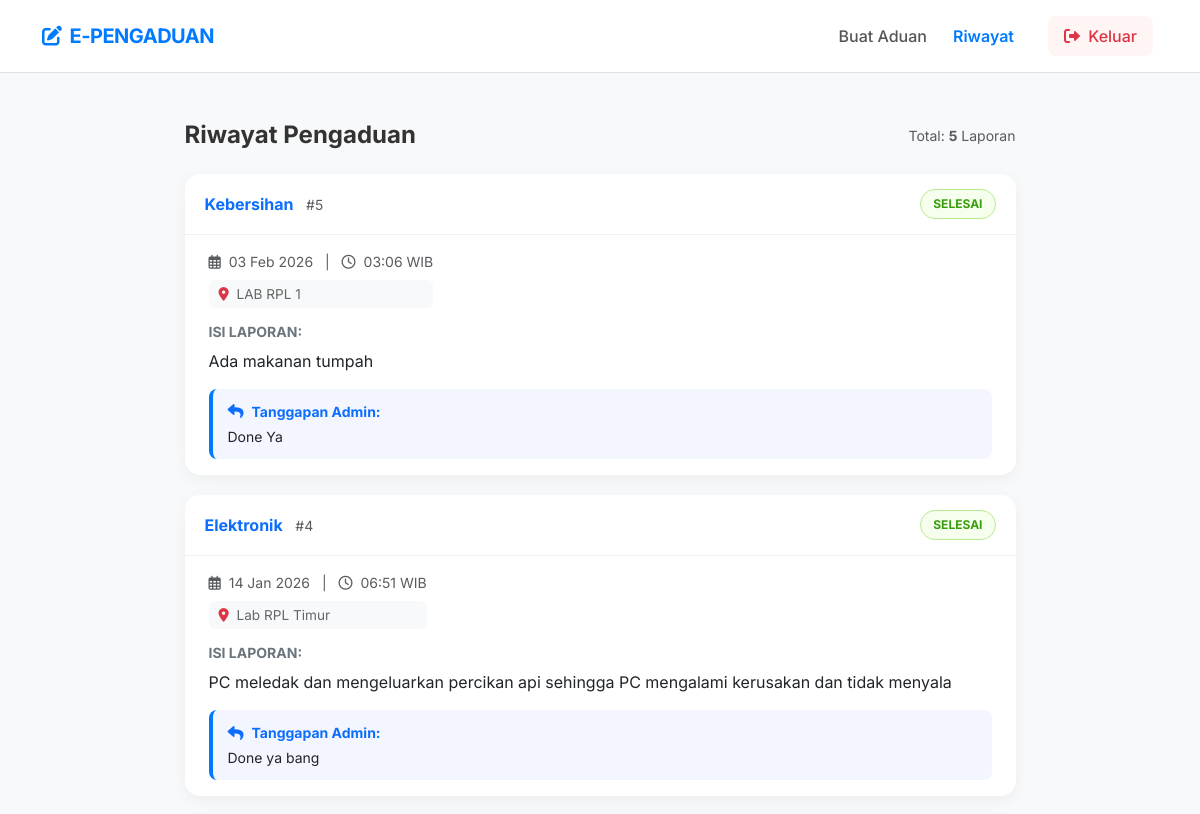
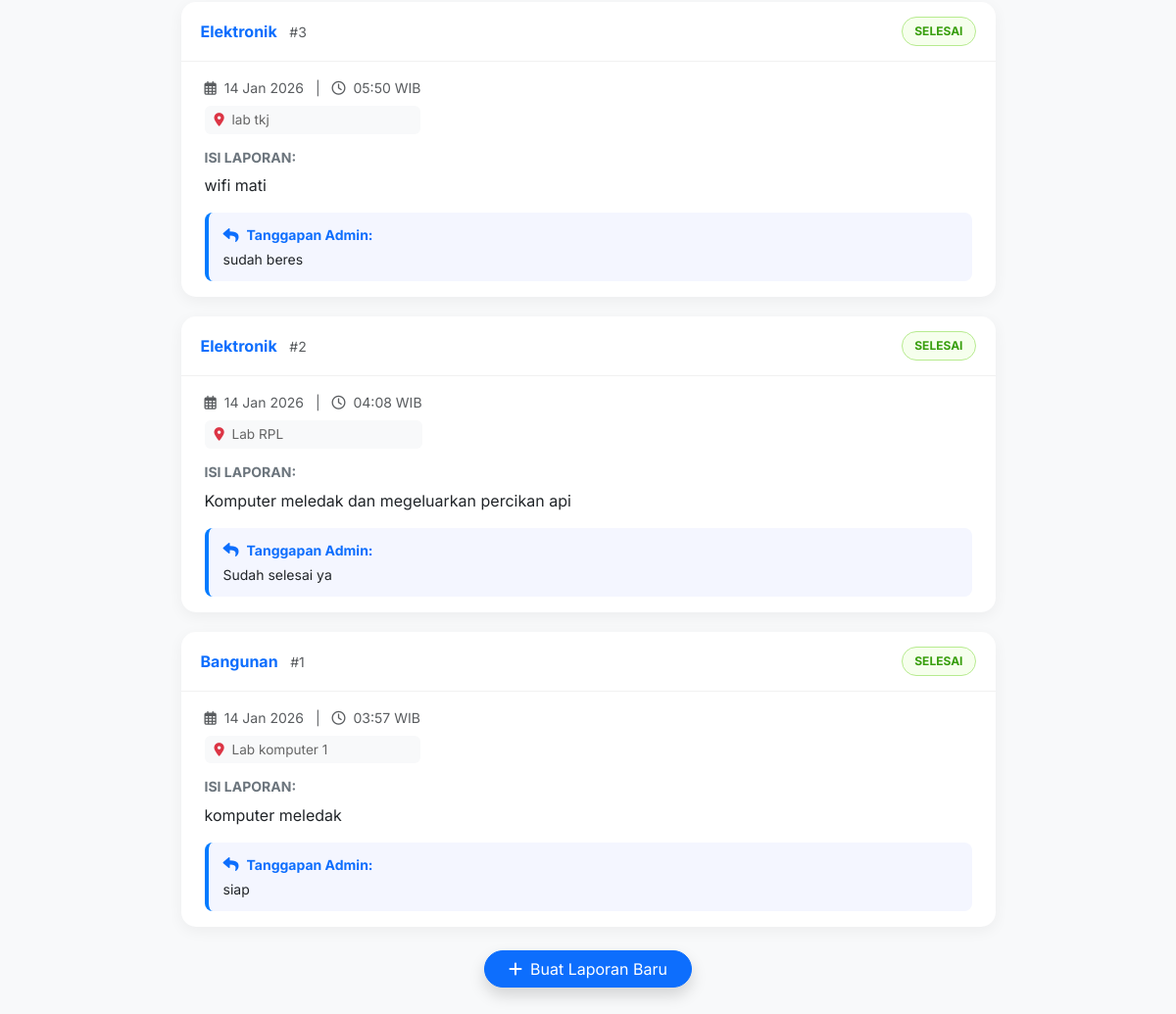
The app's page /siswa/riwayat.php (signed in) with its own data (2 pictures, top to bottom).
### tables this page shows
CREATE TABLE `aspirasi` (
  `id_aspirasi` int NOT NULL,
  `nis` char(10) DEFAULT NULL,
  `id_kategori` int DEFAULT NULL,
  `lokasi` varchar(100) DEFAULT NULL,
  `keterangan` text,
  `foto` varchar(255) DEFAULT NULL,
  `status` enum('menunggu','proses','selesai') DEFAULT 'menunggu',
  `feedback` text,
  `tanggal_pelaporan` timestamp NOT NULL DEFAULT CURRENT_TIMESTAMP
);

CREATE TABLE `kategori` (
  `id_kategori` int NOT NULL,
  `keterangan_kategori` varchar(100) NOT NULL
);

### siswa/riwayat.php (the view, shortened to what this page needs)
<?php
include '../config/koneksi.php';
$nis_user = $_SESSION['user'];
?>
<!DOCTYPE html>
<html lang="en">
<head>
    <link href="https://cdn.jsdelivr.net/npm/bootstrap@5.3.0/dist/css/bootstrap.min.css" rel="stylesheet">
    <link rel="stylesheet" href="https://cdnjs.cloudflare.com/ajax/libs/font-awesome/6.0.0/css/all.min.css">
    <link rel="stylesheet" href="../style/riwayat.css">
</head>
<body>
    <nav class="navbar navbar-expand-lg sticky-top">
        <div class="container">
            <a class="navbar-brand" href="#">
                <i class="fas fa-edit me-2"></i>E-PENGADUAN
            </a>
            <div class="collapse navbar-collapse" id="navbarNav">
                <div class="navbar-nav ms-auto align-items-center">
                    <a class="nav-link" href="form_aspirasi.php">Buat Aduan</a>
                    <a class="nav-link active" href="riwayat.php">Riwayat</a>
                    <div class="ms-lg-3">
                        <a class="nav-link btn-logout px-3" href="../logout.php">
                            <i class="fas fa-sign-out-alt me-1"></i> Keluar
                        </a>
                    </div>
                </div>
            </div>
        </div>
    </nav>
    <div class="container my-5">
        <div class="row justify-content-center">
            <div class="col-lg-9">
                <div class="d-flex align-items-center justify-content-between mb-4">
                    <h4 class="fw-bold mb-0">Riwayat Pengaduan</h4>
                    <span class="text-muted small">Total: <strong><?= mysqli_num_rows(mysqli_query($conn, "SELECT id_aspirasi FROM aspirasi WHERE nis='$nis_user'")); ?></strong> Laporan</span>
                </div>
                <?php
                $query = mysqli_query($conn, "SELECT a.*, k.keterangan_kategori FROM aspirasi a
                                              JOIN kategori k ON a.id_kategori = k.id_kategori
                                              WHERE a.nis = '$nis_user' ORDER BY a.id_aspirasi DESC");
                while ($d = mysqli_fetch_array($query)) {
                    $statusClass = 'status-' . $d['status'];
                ?>
                    <div class="card card-aspirasi">
                        <div class="card-aspirasi-header">
                            <div>
                                <span class="text-primary fw-bold me-2"><?= $d['keterangan_kategori'] ?></span>
                                <span class="text-muted small">#<?= $d['id_aspirasi'] ?></span>
                            </div>
                            <span class="badge-status <?= $statusClass ?>">
                                <?= strtoupper($d['status']) ?>
                            </span>
                        </div>
                        <div class="card-body px-4 py-3">
                            <div class="d-flex justify-content-between align-items-start mb-3">
                                <div>
                                    <div class="small text-muted mb-1">
                                        <i class="far fa-calendar-alt me-1"></i> <?= date('d M Y', strtotime($d['tanggal_pelaporan'])) ?>
                                        <span class="mx-2">|</span>
                                        <i class="far fa-clock me-1"></i> <?= date('H:i', strtotime($d['tanggal_pelaporan'])) ?> WIB
                                    </div>
                                    <div class="location-tag mt-2">
                                        <i class="fas fa-map-marker-alt text-danger me-1"></i> <?= $d['lokasi'] ?>
                                    </div>
                                </div>
                            </div>
                            <div class="content-text mb-3">
                                <h6 class="fw-bold small text-uppercase mb-2 text-secondary">Isi Laporan:</h6>
                                <p class="mb-0"><?= nl2br($d['keterangan']) ?></p>
                            </div>
                            <?php if ($d['feedback']): ?>
                                <div class="feedback-box">
                                    <div class="d-flex align-items-center mb-1 text-primary">
                                        <i class="fas fa-reply me-2"></i>
                                        <span class="fw-bold small">Tanggapan Admin:</span>
                                    </div>
                                    <p class="mb-0 small text-dark"><?= $d['feedback'] ?></p>
                                </div>
                            <?php else: ?>
                                <div class="mt-3 py-2 border-top text-center">
                                    <small class="text-muted italic">Laporan sedang ditinjau oleh admin...</small>
                                </div>
                            <?php endif; ?>
                        </div>
                    </div>
                <?php } ?>
                <div class="text-center mt-4">
                    <a href="form_aspirasi.php" class="btn btn-primary rounded-pill px-4 shadow">
                        <i class="fas fa-plus me-2"></i>Buat Laporan Baru
                    </a>
                </div>
            </div>
        </div>
    </div>
</body>
</html>

### style/riwayat.css (style rules this page uses)
body { font-family: 'Inter', sans-serif; background-color: #f8f9fa; color: #333; }
.navbar { background-color: #ffffff !important; border-bottom: 1px solid #e0e0e0; padding: 1rem 0; }
.navbar-brand { font-weight: 700; color: #007bff !important; letter-spacing: -0.5px; }
.nav-link { color: #555 !important; font-weight: 500; margin: 0 5px; transition: all 0.3s; }
.nav-link.active { color: #007bff !important; font-weight: 600; }
.btn-logout { color: #dc3545 !important; background-color: #fff5f5; border-radius: 8px; }
.card-aspirasi { border: none; border-radius: 15px; background: #fff; box-shadow: 0 4px 15px rgba(0, 0, 0, 0.05); transition: 0.3s; margin-bottom: 20px; }
.card-aspirasi-header { padding: 15px 20px; border-bottom: 1px solid #f1f1f1; display: flex; justify-content: space-between; align-items: center; }
.badge-status { padding: 5px 12px; border-radius: 50px; font-size: 0.75rem; font-weight: 700; text-transform: uppercase; }
.status-selesai { background-color: #f6ffed; color: #389e0d; border: 1px solid #b7eb8f; }
.location-tag { font-size: 0.85rem; color: #666; background: #f8f9fa; padding: 4px 10px; border-radius: 6px; }
.feedback-box { background: #f4f6ff; border-left: 4px solid #007bff; padding: 12px 15px; border-radius: 8px; margin-top: 15px; }

### records on screen
aspirasi: id_kategori.keterangan_kategori "Kebersihan", id_aspirasi "5", status "SELESAI", tanggal_pelaporan "03 Feb 2026", tanggal_pelaporan "03:06", lokasi "LAB RPL 1", keterangan "Ada makanan tumpah", feedback "Done Ya"
aspirasi: id_kategori.keterangan_kategori "Elektronik", id_aspirasi "4", status "SELESAI", tanggal_pelaporan "14 Jan 2026", tanggal_pelaporan "06:51", lokasi "Lab RPL Timur", keterangan "PC meledak dan mengeluarkan percikan api sehingga PC mengalami kerusakan dan tidak menyala", feedback "Done ya bang"
aspirasi: id_kategori.keterangan_kategori "Elektronik", id_aspirasi "3", status "SELESAI", tanggal_pelaporan "14 Jan 2026", tanggal_pelaporan "05:50", lokasi "lab tkj", keterangan "wifi mati", feedback "sudah beres"
aspirasi: id_kategori.keterangan_kategori "Elektronik", id_aspirasi "2", status "SELESAI", tanggal_pelaporan "14 Jan 2026", tanggal_pelaporan "04:08", lokasi "Lab RPL", keterangan "Komputer meledak dan megeluarkan percikan api", feedback "Sudah selesai ya"
aspirasi: id_kategori.keterangan_kategori "Bangunan", id_aspirasi "1", status "SELESAI", tanggal_pelaporan "14 Jan 2026", tanggal_pelaporan "03:57", lokasi "Lab komputer 1", keterangan "komputer meledak", feedback "siap"
